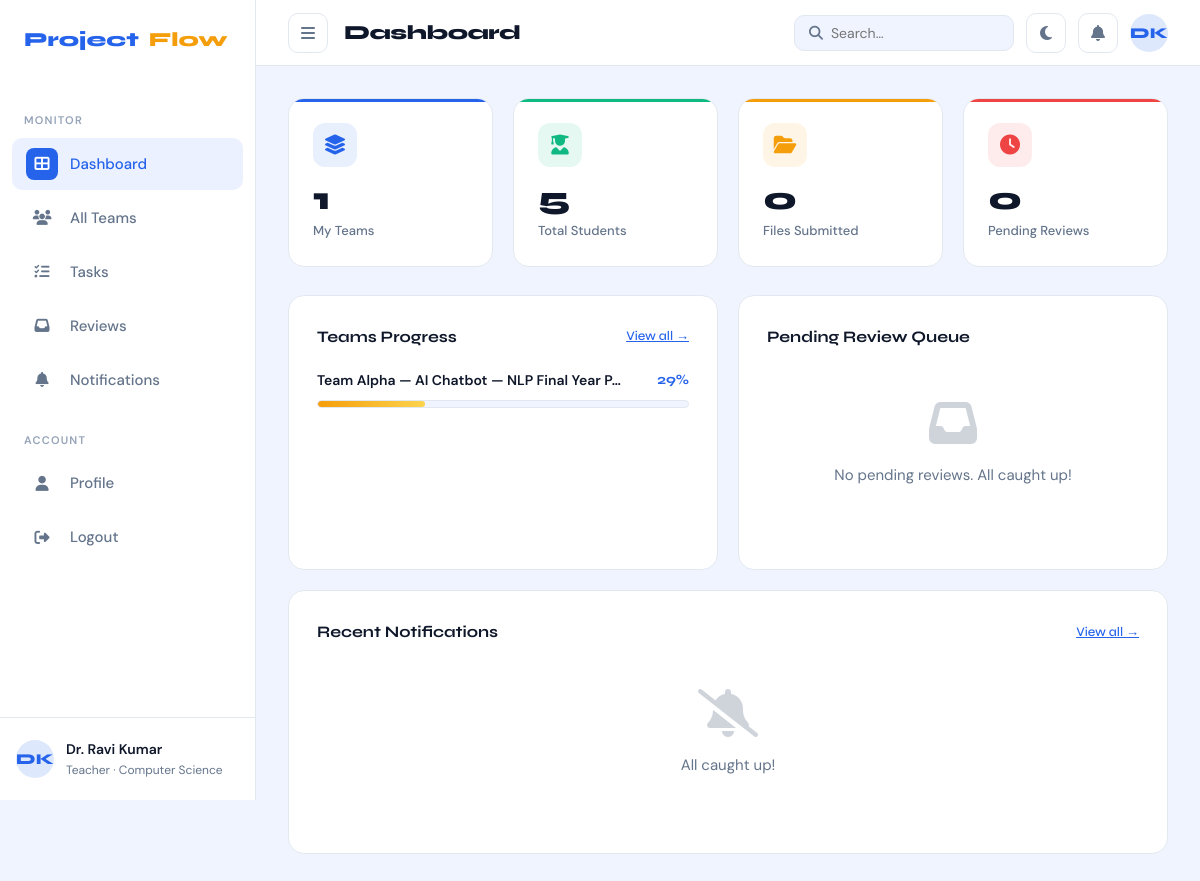
Page /dashboard/teacher/ (signed in) on the committed database.
### accounts/models.py (models this page shows, shortened)
class User(AbstractUser):
    class Role(models.TextChoices):
        STUDENT = 'student', 'Student'
        TEACHER = 'teacher', 'Teacher'
        ADMIN   = 'admin',   'Admin'
    DEPARTMENT_CHOICES = [
        ('cs',   'Computer Science'),
        ('it',   'Information Technology'),
        ('ece',  'Electronics & Communication'),
        ('mech', 'Mechanical Engineering'),
        ('civil','Civil Engineering'),
        ('other','Other'),
    ]
    role       = models.CharField(max_length=10, choices=Role.choices, default=Role.STUDENT)
    student_id = models.CharField(max_length=20, blank=True, null=True, unique=True)
    department = models.CharField(max_length=10, choices=DEPARTMENT_CHOICES, default='cs')
    bio        = models.TextField(blank=True)
    avatar     = models.ImageField(upload_to='avatars/', blank=True, null=True)
    phone      = models.CharField(max_length=20, blank=True)
    github_url = models.URLField(blank=True)
    class Meta:
        verbose_name = 'User'
        verbose_name_plural = 'Users'
    @property
    def is_student(self):
        return self.role == self.Role.STUDENT
    @property
    def is_teacher(self):
        return self.role == self.Role.TEACHER
    @property
    def initials(self):
        name = self.get_full_name()
        if name:
            parts = name.split()
            return (parts[0][0] + parts[-1][0]).upper() if len(parts) > 1 else parts[0][:2].upper()
        return self.username[:2].upper()

### teams/models.py (models this page shows, shortened)
class Team(models.Model):
    STATUS_CHOICES = [
        ('forming',  'Forming'),
        ('active',   'Active'),
        ('at_risk',  'At Risk'),
        ('completed','Completed'),
        ('inactive', 'Inactive'),
    ]
    DEPARTMENT_CHOICES = [
        ('cs',   'Computer Science'),
        ('it',   'Information Technology'),
        ('ece',  'Electronics & Communication'),
        ('mech', 'Mechanical Engineering'),
        ('civil','Civil Engineering'),
        ('other','Other'),
    ]
    name        = models.CharField(max_length=100, unique=True)
    project_title = models.CharField(max_length=200)
    description = models.TextField(blank=True)
    department  = models.CharField(max_length=10, choices=DEPARTMENT_CHOICES, default='cs')
    teacher     = models.ForeignKey(
        settings.AUTH_USER_MODEL,
        on_delete=models.SET_NULL,
        null=True, blank=True,
        related_name='supervised_teams',
        limit_choices_to={'role': 'teacher'}
    )
    leader      = models.ForeignKey(
        settings.AUTH_USER_MODEL,
        on_delete=models.SET_NULL,
        null=True, blank=True,
        related_name='led_teams',
        limit_choices_to={'role': 'student'}
    )
    status       = models.CharField(max_length=12, choices=STATUS_CHOICES, default='forming')
    github_url   = models.URLField(blank=True)
    max_members  = models.PositiveSmallIntegerField(default=6)
    created_at   = models.DateTimeField(auto_now_add=True)
    updated_at   = models.DateTimeField(auto_now=True)
    class Meta:
        ordering = ['-created_at']
    @property
    def progress_percent(self):
        tasks = self.tasks.all()
        total = tasks.count()
        if total == 0:
            return 0
        done = tasks.filter(status='completed').count()
        return round((done / total) * 100)

### core/views.py (the view)
# urls.py: path('teacher/',  views.TeacherDashboardView.as_view(), name='teacher_dashboard'),
class TeacherDashboardView(LoginRequiredMixin, TemplateView):
    template_name = 'core/teacher_dashboard.html'
    def get_context_data(self, **kwargs):
        ctx  = super().get_context_data(**kwargs)
        user = self.request.user
        from teams.models import Team
        from submissions.models import Submission
        from accounts.models import User as UserModel
        teams     = Team.objects.filter(teacher=user).prefetch_related('memberships')
        ctx['teams']            = teams
        ctx['teams_count']      = teams.count()
        ctx['active_nav']       = 'dashboard'
        ctx['students_count']   = UserModel.objects.filter(
            memberships__team__in=teams, memberships__is_active=True
        ).distinct().count()
        pending_subs = Submission.objects.filter(team__in=teams, status='pending')
        ctx['pending_submissions']       = pending_subs[:5]
        ctx['pending_submissions_count'] = pending_subs.count()
        all_subs = Submission.objects.filter(team__in=teams)
        ctx['submissions_count'] = all_subs.count()
        return ctx

### templates/core/teacher_dashboard.html (shortened to what this page needs)
{% extends 'base_app.html' %}
{% block page_title %}Dashboard{% endblock %}
{% block content %}
<div class="stat-cards fade-up">
  <div class="stat-card blue">
    <div class="stat-icon blue"><i class="fa fa-layer-group"></i></div>
    <div class="stat-value">{{ teams_count }}</div>
    <div class="stat-label">My Teams</div>
  </div>
  <div class="stat-card green">
    <div class="stat-icon green"><i class="fa fa-user-graduate"></i></div>
    <div class="stat-value">{{ students_count }}</div>
    <div class="stat-label">Total Students</div>
  </div>
  <div class="stat-card amber">
    <div class="stat-icon amber"><i class="fa fa-folder-open"></i></div>
    <div class="stat-value">{{ submissions_count }}</div>
    <div class="stat-label">Files Submitted</div>
  </div>
  <div class="stat-card red">
    <div class="stat-icon red"><i class="fa fa-clock"></i></div>
    <div class="stat-value">{{ pending_submissions_count }}</div>
    <div class="stat-label">Pending Reviews</div>
  </div>
</div>
<div class="grid-2 fade-up fade-up-1" style="margin-top:20px">
  <div class="card">
    <div class="card-title">Teams Progress
      <a href="{% url 'teams:list' %}" style="font-size:13px;color:var(--brand);font-weight:500">View all →</a>
    </div>
    {% for team in teams %}
    <div class="proj-progress">
      <div class="proj-info">
        <span class="proj-name">{{ team.name }} — {{ team.project_title|truncatechars:30 }}</span>
        <span class="proj-pct">{{ team.progress_percent }}%</span>
      </div>
      <div class="progress-track">
        <div class="progress-fill {% if team.progress_percent >= 75 %}green{% elif team.progress_percent < 40 %}amber{% endif %}"
             style="width:{{ team.progress_percent }}%"></div>
      </div>
    </div>
    {% empty %}
    <div class="empty-state" style="padding:30px 0">
      <i class="fa fa-users-slash"></i>
      <p>No teams assigned yet. Ask your admin to assign teams to you.</p>
    </div>
    {% endfor %}
  </div>
  <div class="card">
    <div class="card-title">Pending Review Queue
    </div>
    {% for sub in pending_submissions %}
    <div class="activity-item">
      <div class="activity-icon" style="border-radius:50%;background:rgba(245,158,11,0.15);color:var(--accent)">
        <i class="fa fa-file"></i>
      </div>
      <div style="flex:1">
        <div class="font-bold text-sm">{{ sub.team.name }} — {{ sub.get_phase_display }}</div>
        <div class="text-sm text-muted">{{ sub.file_size_mb }} MB · {{ sub.submitted_at|date:"M d, Y" }}</div>
      </div>
      <div class="flex gap-8">
        <a href="{% url 'submissions:review' sub.pk %}" class="btn btn-primary btn-sm">Review</a>
      </div>
    </div>
    {% empty %}
    <div class="empty-state" style="padding:30px 0">
      <i class="fa fa-inbox"></i>
      <p>No pending reviews. All caught up!</p>
    </div>
    {% endfor %}
  </div>
</div>
<div class="card fade-up fade-up-2" style="margin-top:20px">
  <div class="card-title">Recent Notifications
    <a href="{% url 'notifications:list' %}" style="font-size:13px;color:var(--brand);font-weight:500">View all →</a>
  </div>
  {% if unread_notifications %}
  <div class="notif-list">
    {% for notif in unread_notifications %}
    <div class="notif-item">
      <div class="notif-dot" style="background:var(--{% if notif.color == 'blue' %}brand{% elif notif.color == 'green' %}accent2{% elif notif.color == 'amber' %}accent{% else %}danger{% endif %})"></div>
      <div>
        <div class="notif-text">{{ notif.description }}</div>
        <div class="notif-time">{{ notif.created_at|timesince }} ago</div>
      </div>
    </div>
    {% endfor %}
  </div>
  {% else %}
  <div class="empty-state" style="padding:24px 0"><i class="fa fa-bell-slash"></i><p>All caught up!</p></div>
  {% endif %}
</div>
{% endblock %}

### templates/base_app.html (shortened to what this page needs)
{% extends 'base.html' %}
{% load static %}
{% block body %}
<div class="app-shell">
  <aside class="sidebar" id="sidebar">
    <a class="sidebar-logo" href="{% url 'dashboard' %}">
      Project<span style="color:var(--accent)">Flow</span>
    </a>
    {% if user.is_student %}
      <div class="sidebar-section-title">Main</div>
      <ul class="sidebar-nav">
        <li><a href="{% url 'student_dashboard' %}" class="{% if active_nav == 'dashboard' %}active{% endif %}">
          <span class="nav-icon"><i class="fa fa-th-large"></i></span>Dashboard</a></li>
        <li><a href="{% url 'teams:list' %}" class="{% if active_nav == 'teams' %}active{% endif %}">
          <span class="nav-icon"><i class="fa fa-users"></i></span>My Team</a></li>
        <li><a href="{% url 'tasks:list' %}" class="{% if active_nav == 'tasks' %}active{% endif %}">
          <span class="nav-icon"><i class="fa fa-tasks"></i></span>Tasks
          {% if tasks_pending > 0 %}<span class="sidebar-badge">{{ tasks_pending }}</span>{% endif %}
        </a></li>
        <li><a href="{% url 'submissions:list' %}" class="{% if active_nav == 'submissions' %}active{% endif %}">
          <span class="nav-icon"><i class="fa fa-upload"></i></span>Submissions</a></li>
        <li><a href="{% url 'notifications:list' %}" class="{% if active_nav == 'notifications' %}active{% endif %}">
          <span class="nav-icon"><i class="fa fa-bell"></i></span>Notifications
          {% if unread_count > 0 %}<span class="sidebar-badge">{{ unread_count }}</span>{% endif %}
        </a></li>
      </ul>
    {% elif user.is_teacher %}
      <div class="sidebar-section-title">Monitor</div>
      <ul class="sidebar-nav">
        <li><a href="{% url 'teacher_dashboard' %}" class="{% if active_nav == 'dashboard' %}active{% endif %}">
          <span class="nav-icon"><i class="fa fa-th-large"></i></span>Dashboard</a></li>
        <li><a href="{% url 'teams:list' %}" class="{% if active_nav == 'teams' %}active{% endif %}">
          <span class="nav-icon"><i class="fa fa-users"></i></span>All Teams</a></li>
        <li><a href="{% url 'tasks:list' %}" class="{% if active_nav == 'tasks' %}active{% endif %}">
          <span class="nav-icon"><i class="fa fa-tasks"></i></span>Tasks</a></li>
        <li><a href="{% url 'submissions:list' %}" class="{% if active_nav == 'submissions' %}active{% endif %}">
          <span class="nav-icon"><i class="fa fa-inbox"></i></span>Reviews
        </a></li>
        <li><a href="{% url 'notifications:list' %}" class="{% if active_nav == 'notifications' %}active{% endif %}">
          <span class="nav-icon"><i class="fa fa-bell"></i></span>Notifications
        </a></li>
      </ul>
    {% endif %}
    <div class="sidebar-section-title">Account</div>
    <ul class="sidebar-nav">
      <li><a href="{% url 'profile:detail' %}" class="{% if active_nav == 'profile' %}active{% endif %}">
        <span class="nav-icon"><i class="fa fa-user"></i></span>Profile</a></li>
      <li><a href="{% url 'accounts:logout' %}">
        <span class="nav-icon"><i class="fa fa-sign-out-alt"></i></span>Logout</a></li>
    </ul>
    <div class="sidebar-user">
      <div class="avatar avatar-blue">{{ user.initials }}</div>
      <div class="sidebar-user-info">
        <div class="sidebar-user-name">{{ user.get_full_name|default:user.username }}</div>
        <div class="sidebar-user-role">{{ user.get_role_display }} · {{ user.get_department_display }}</div>
      </div>
    </div>
  </aside>
  <div class="main-content">
    <header class="topbar">
      <div class="topbar-left">
        <button class="icon-btn" id="sidebar-toggle" onclick="toggleSidebar()">
          <i class="fa fa-bars"></i>
        </button>
        <div class="page-title">{% block page_title %}Dashboard{% endblock %}</div>
      </div>
      <div class="topbar-right">
        <form action="" method="get" class="search-box">
          <i class="fa fa-search"></i>
          <input name="q" placeholder="Search…" value="{{ request.GET.q }}"
                 style="border:none;background:transparent;outline:none;font-family:var(--font-body);font-size:14px;color:var(--text);width:160px">
        </form>
        <button class="icon-btn" onclick="toggleTheme()" title="Toggle dark mode">
          <i class="fa fa-moon" id="theme-icon"></i>
        </button>
        <a href="{% url 'notifications:list' %}" class="icon-btn" style="position:relative">
          <i class="fa fa-bell"></i>
        </a>
        <a href="{% url 'profile:detail' %}" class="avatar avatar-blue" style="text-decoration:none;cursor:pointer">
          {{ user.initials }}
        </a>
      </div>
    </header>
    <div class="content-area">
      {% block content %}{% endblock %}
    </div>
  </div>
</div>
{% endblock %}

### rows in the picture
User: initials "DK", get_full_name "Dr. Ravi Kumar", role "Teacher", department "Computer Science"
Team: name "Team Alpha", project_title "AI Chatbot — NLP Final Year P…", progress_percent "29"

### other values in the picture
{{ teams_count }} "1"
{{ students_count }} "5"
{{ submissions_count }} "0"
{{ pending_submissions_count }} "0"
